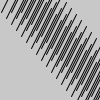
Frame 1 (no input)
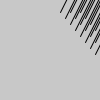
Frame 60 (the mouse pressed at the canvas centre just before this capture)
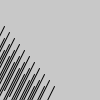
Frame 120 (the mouse held since frame 60 and released just before this capture)

The Processing sketch that drew these frames (run headless with seeded random() and noise(); from frame 60 on, the mouse is pressed at the canvas centre):

// Processing sketch: sketch_190529a
// ── sketch_190529a.pde
int x = 0;
int y = 55;
  
int num = 20;
int[] dx = new int[num];
int[] dy = new int[num];

void setup(){
  
  size(100, 100);
 
  for(int i = 0; i < num; i++){
      dx[i] = i * 5;
      dy[i] = 12 + (i * 6);
  }
  
}

void draw(){
  
  background(200);
  
  //diagonals(40, 90);
  //diagonals(60, 62);
  //diagonals(20, 42);
  
  for(int i = 0; i < num; i++){
      dx[i] = dx[i] + 1;
      if(dx[i] > 100){
          dx[i] = -100;
      }
      diagonals(dx[i], dy[i]);
  }
  
}

void diagonals(int x, int y){
  
  line(x + 00, y, x + 20, y - 40);
  line(x + 10, y, x + 30, y - 40);
  line(x + 20, y, x + 40, y - 40);
  
}
